Frame 1 (no input): blank canvas, image omitted
Frame 60 (the mouse pressed at the canvas centre just before this capture): blank canvas, image omitted
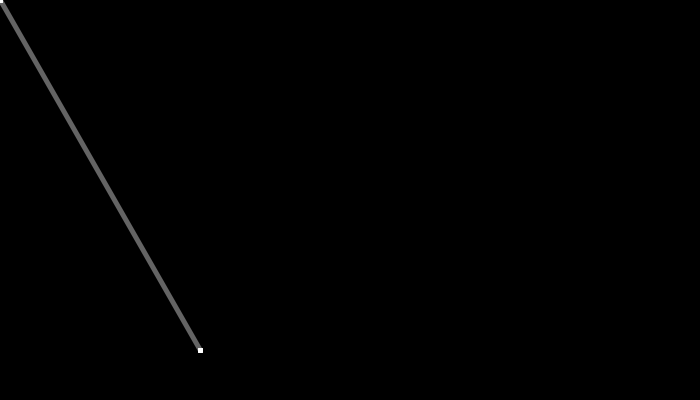
Frame 120 (the mouse held since frame 60 and released just before this capture)

The Processing sketch whose frames 1 and 60 were blank and that drew this single picture after the mouse press (run headless with seeded random() and noise(); from frame 60 on, the mouse is pressed at the canvas centre):

// Processing sketch: processing_36301
// ── processing_36301.pde

float startX;
float startY;
float endX;
float endY;

void setup(){
  size(700,400);
  background(0);
  stroke(255,100);
  strokeWeight(5);
}

void draw(){
  line(pmouseY,pmouseX,mouseY,mouseX);
}

void mousePressed(){
 background(0); 
}
